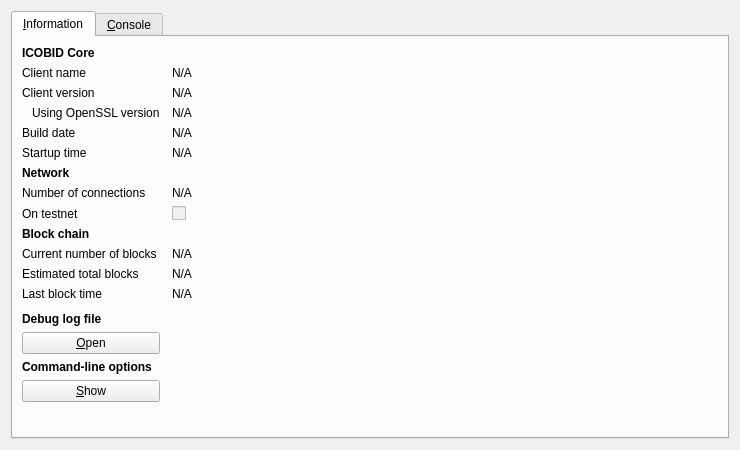
<?xml version="1.0" encoding="UTF-8"?>
<ui version="4.0">
 <class>RPCConsole</class>
 <widget class="QDialog" name="RPCConsole">
  <property name="geometry">
   <rect>
    <x>0</x>
    <y>0</y>
    <width>740</width>
    <height>450</height>
   </rect>
  </property>
  <property name="windowTitle">
   <string>ICOBID - Debug window</string>
  </property>
  <layout class="QVBoxLayout" name="verticalLayout_2">
   <item>
    <widget class="QTabWidget" name="tabWidget">
     <property name="currentIndex">
      <number>0</number>
     </property>
     <widget class="QWidget" name="tab_info">
      <attribute name="title">
       <string>&amp;Information</string>
      </attribute>
      <layout class="QGridLayout" name="gridLayout" columnstretch="0,1">
       <property name="horizontalSpacing">
        <number>12</number>
       </property>
       <item row="0" column="0">
        <widget class="QLabel" name="label_9">
         <property name="font">
          <font>
           <weight>75</weight>
           <bold>true</bold>
          </font>
         </property>
         <property name="text">
          <string>ICOBID Core</string>
         </property>
        </widget>
       </item>
       <item row="1" column="0">
        <widget class="QLabel" name="label_5">
         <property name="text">
          <string>Client name</string>
         </property>
        </widget>
       </item>
       <item row="1" column="1">
        <widget class="QLabel" name="clientName">
         <property name="cursor">
          <cursorShape>IBeamCursor</cursorShape>
         </property>
         <property name="text">
          <string>N/A</string>
         </property>
         <property name="textFormat">
          <enum>Qt::PlainText</enum>
         </property>
         <property name="textInteractionFlags">
          <set>Qt::LinksAccessibleByMouse|Qt::TextSelectableByKeyboard|Qt::TextSelectableByMouse</set>
         </property>
        </widget>
       </item>
       <item row="2" column="0">
        <widget class="QLabel" name="label_6">
         <property name="text">
          <string>Client version</string>
         </property>
        </widget>
       </item>
       <item row="2" column="1">
        <widget class="QLabel" name="clientVersion">
         <property name="cursor">
          <cursorShape>IBeamCursor</cursorShape>
         </property>
         <property name="text">
          <string>N/A</string>
         </property>
         <property name="textFormat">
          <enum>Qt::PlainText</enum>
         </property>
         <property name="textInteractionFlags">
          <set>Qt::LinksAccessibleByMouse|Qt::TextSelectableByKeyboard|Qt::TextSelectableByMouse</set>
         </property>
        </widget>
       </item>
       <item row="3" column="0">
        <widget class="QLabel" name="label_14">
         <property name="text">
          <string>Using OpenSSL version</string>
         </property>
         <property name="indent">
          <number>10</number>
         </property>
        </widget>
       </item>
       <item row="3" column="1">
        <widget class="QLabel" name="openSSLVersion">
         <property name="cursor">
          <cursorShape>IBeamCursor</cursorShape>
         </property>
         <property name="text">
          <string>N/A</string>
         </property>
         <property name="textFormat">
          <enum>Qt::PlainText</enum>
         </property>
         <property name="textInteractionFlags">
          <set>Qt::LinksAccessibleByMouse|Qt::TextSelectableByKeyboard|Qt::TextSelectableByMouse</set>
         </property>
        </widget>
       </item>
       <item row="4" column="0">
        <widget class="QLabel" name="label_12">
         <property name="text">
          <string>Build date</string>
         </property>
        </widget>
       </item>
       <item row="4" column="1">
        <widget class="QLabel" name="buildDate">
         <property name="cursor">
          <cursorShape>IBeamCursor</cursorShape>
         </property>
         <property name="text">
          <string>N/A</string>
         </property>
         <property name="textFormat">
          <enum>Qt::PlainText</enum>
         </property>
         <property name="textInteractionFlags">
          <set>Qt::LinksAccessibleByMouse|Qt::TextSelectableByKeyboard|Qt::TextSelectableByMouse</set>
         </property>
        </widget>
       </item>
       <item row="5" column="0">
        <widget class="QLabel" name="label_13">
         <property name="text">
          <string>Startup time</string>
         </property>
        </widget>
       </item>
       <item row="5" column="1">
        <widget class="QLabel" name="startupTime">
         <property name="cursor">
          <cursorShape>IBeamCursor</cursorShape>
         </property>
         <property name="text">
          <string>N/A</string>
         </property>
         <property name="textFormat">
          <enum>Qt::PlainText</enum>
         </property>
         <property name="textInteractionFlags">
          <set>Qt::LinksAccessibleByMouse|Qt::TextSelectableByKeyboard|Qt::TextSelectableByMouse</set>
         </property>
        </widget>
       </item>
       <item row="6" column="0">
        <widget class="QLabel" name="label_11">
         <property name="font">
          <font>
           <weight>75</weight>
           <bold>true</bold>
          </font>
         </property>
         <property name="text">
          <string>Network</string>
         </property>
        </widget>
       </item>
       <item row="7" column="0">
        <widget class="QLabel" name="label_7">
         <property name="text">
          <string>Number of connections</string>
         </property>
        </widget>
       </item>
       <item row="7" column="1">
        <widget class="QLabel" name="numberOfConnections">
         <property name="cursor">
          <cursorShape>IBeamCursor</cursorShape>
         </property>
         <property name="text">
          <string>N/A</string>
         </property>
         <property name="textFormat">
          <enum>Qt::PlainText</enum>
         </property>
         <property name="textInteractionFlags">
          <set>Qt::LinksAccessibleByMouse|Qt::TextSelectableByKeyboard|Qt::TextSelectableByMouse</set>
         </property>
        </widget>
       </item>
       <item row="8" column="0">
        <widget class="QLabel" name="label_8">
         <property name="text">
          <string>On testnet</string>
         </property>
        </widget>
       </item>
       <item row="8" column="1">
        <widget class="QCheckBox" name="isTestNet">
         <property name="enabled">
          <bool>false</bool>
         </property>
         <property name="text">
          <string/>
         </property>
        </widget>
       </item>
       <item row="9" column="0">
        <widget class="QLabel" name="label_10">
         <property name="font">
          <font>
           <weight>75</weight>
           <bold>true</bold>
          </font>
         </property>
         <property name="text">
          <string>Block chain</string>
         </property>
        </widget>
       </item>
       <item row="10" column="0">
        <widget class="QLabel" name="label_3">
         <property name="text">
          <string>Current number of blocks</string>
         </property>
        </widget>
       </item>
       <item row="10" column="1">
        <widget class="QLabel" name="numberOfBlocks">
         <property name="cursor">
          <cursorShape>IBeamCursor</cursorShape>
         </property>
         <property name="text">
          <string>N/A</string>
         </property>
         <property name="textFormat">
          <enum>Qt::PlainText</enum>
         </property>
         <property name="textInteractionFlags">
          <set>Qt::LinksAccessibleByMouse|Qt::TextSelectableByKeyboard|Qt::TextSelectableByMouse</set>
         </property>
        </widget>
       </item>
       <item row="11" column="0">
        <widget class="QLabel" name="label_4">
         <property name="text">
          <string>Estimated total blocks</string>
         </property>
        </widget>
       </item>
       <item row="11" column="1">
        <widget class="QLabel" name="totalBlocks">
         <property name="cursor">
          <cursorShape>IBeamCursor</cursorShape>
         </property>
         <property name="text">
          <string>N/A</string>
         </property>
         <property name="textFormat">
          <enum>Qt::PlainText</enum>
         </property>
         <property name="textInteractionFlags">
          <set>Qt::LinksAccessibleByMouse|Qt::TextSelectableByKeyboard|Qt::TextSelectableByMouse</set>
         </property>
        </widget>
       </item>
       <item row="12" column="0">
        <widget class="QLabel" name="label_2">
         <property name="text">
          <string>Last block time</string>
         </property>
        </widget>
       </item>
       <item row="12" column="1">
        <widget class="QLabel" name="lastBlockTime">
         <property name="cursor">
          <cursorShape>IBeamCursor</cursorShape>
         </property>
         <property name="text">
          <string>N/A</string>
         </property>
         <property name="textFormat">
          <enum>Qt::PlainText</enum>
         </property>
         <property name="textInteractionFlags">
          <set>Qt::LinksAccessibleByMouse|Qt::TextSelectableByKeyboard|Qt::TextSelectableByMouse</set>
         </property>
        </widget>
       </item>
       <item row="13" column="0">
        <spacer name="verticalSpacer_2">
         <property name="orientation">
          <enum>Qt::Vertical</enum>
         </property>
         <property name="sizeHint" stdset="0">
          <size>
           <width>20</width>
           <height>20</height>
          </size>
         </property>
        </spacer>
       </item>
       <item row="14" column="0">
        <widget class="QLabel" name="labelDebugLogfile">
         <property name="font">
          <font>
           <weight>75</weight>
           <bold>true</bold>
          </font>
         </property>
         <property name="text">
          <string>Debug log file</string>
         </property>
        </widget>
       </item>
       <item row="15" column="0">
        <widget class="QPushButton" name="openDebugLogfileButton">
         <property name="toolTip">
          <string>Open the ICOBID debug log file from the current data directory. This can take a few seconds for large log files.</string>
         </property>
         <property name="text">
          <string>&amp;Open</string>
         </property>
         <property name="autoDefault">
          <bool>false</bool>
         </property>
        </widget>
       </item>
       <item row="16" column="0">
        <widget class="QLabel" name="labelCLOptions">
         <property name="font">
          <font>
           <weight>75</weight>
           <bold>true</bold>
          </font>
         </property>
         <property name="text">
          <string>Command-line options</string>
         </property>
        </widget>
       </item>
       <item row="17" column="0">
        <widget class="QPushButton" name="showCLOptionsButton">
         <property name="toolTip">
          <string>Show the ICOBID-Qt help message to get a list with possible ICOBID command-line options.</string>
         </property>
         <property name="text">
          <string>&amp;Show</string>
         </property>
         <property name="autoDefault">
          <bool>false</bool>
         </property>
        </widget>
       </item>
       <item row="18" column="0">
        <spacer name="verticalSpacer">
         <property name="orientation">
          <enum>Qt::Vertical</enum>
         </property>
         <property name="sizeHint" stdset="0">
          <size>
           <width>20</width>
           <height>40</height>
          </size>
         </property>
        </spacer>
       </item>
      </layout>
     </widget>
     <widget class="QWidget" name="tab_console">
      <attribute name="title">
       <string>&amp;Console</string>
      </attribute>
      <layout class="QVBoxLayout" name="verticalLayout_3">
       <property name="spacing">
        <number>3</number>
       </property>
       <item>
        <widget class="QTextEdit" name="messagesWidget">
         <property name="minimumSize">
          <size>
           <width>0</width>
           <height>100</height>
          </size>
         </property>
         <property name="readOnly">
          <bool>true</bool>
         </property>
         <property name="tabKeyNavigation" stdset="0">
          <bool>false</bool>
         </property>
         <property name="columnCount" stdset="0">
          <number>2</number>
         </property>
        </widget>
       </item>
       <item>
        <layout class="QHBoxLayout" name="horizontalLayout">
         <property name="spacing">
          <number>3</number>
         </property>
         <item>
          <widget class="QLabel" name="label">
           <property name="text">
            <string notr="true">&gt;</string>
           </property>
          </widget>
         </item>
         <item>
          <widget class="QLineEdit" name="lineEdit"/>
         </item>
         <item>
          <widget class="QPushButton" name="clearButton">
           <property name="maximumSize">
            <size>
             <width>24</width>
             <height>24</height>
            </size>
           </property>
           <property name="toolTip">
            <string>Clear console</string>
           </property>
           <property name="text">
            <string/>
           </property>
           <property name="icon">
            <iconset resource="../bitcoin.qrc">
             <normaloff>:/icons/remove</normaloff>:/icons/remove</iconset>
           </property>
           <property name="shortcut">
            <string notr="true">Ctrl+L</string>
           </property>
           <property name="autoDefault">
            <bool>false</bool>
           </property>
          </widget>
         </item>
        </layout>
       </item>
      </layout>
     </widget>
    </widget>
   </item>
  </layout>
 </widget>
 <resources>
  <include location="../bitcoin.qrc"/>
 </resources>
 <connections/>
</ui>
